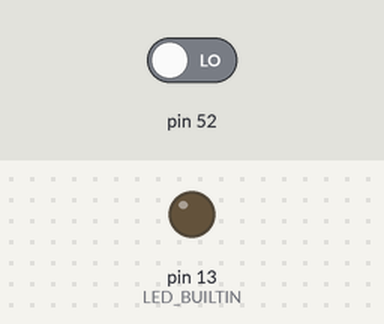
This sketch was run on a simulated Arduino Mega 2560, built with avr-gcc and run on an emulated ATmega2560. Parts: output pins drawn as LEDs (lit = HIGH). The inputs (shaded band) are chosen by the test bench; at power-on: pin 52 LOW.

Above: at 1.2 s.
1.3 s: pin 52 driven HIGH
At 2.5 s:
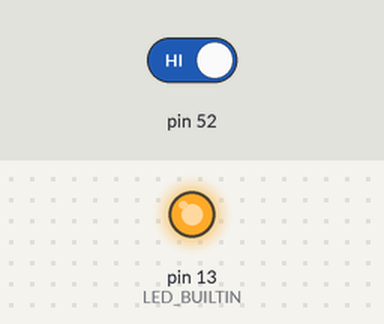
2.8 s: pin 52 driven LOW
At 3.8 s:
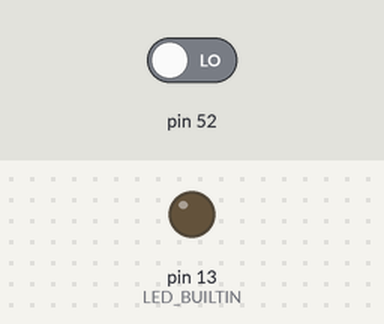
Timing chart, 0 to 5.8 s (numbered marks = the images above; inputs shaded):
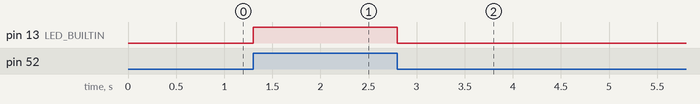

Measured:
- after the input at 1.3 s, pin 13 (LED_BUILTIN): LOW → HIGH at once
- after the input at 2.8 s, pin 13 (LED_BUILTIN): HIGH → LOW at once

The sketch:

Primer_ejemplo.ino
```cpp
void setup() {
  // put your setup code here, to run once:
  pinMode(52, INPUT);
  pinMode(LED_BUILTIN, OUTPUT);


}

void loop() {
  // put your main code here, to run repeatedly:
   int boton = digitalRead(52);
   if(boton == 1){
    digitalWrite(LED_BUILTIN, HIGH);


   }else{
    digitalWrite(LED_BUILTIN, LOW);
   }

}
```
